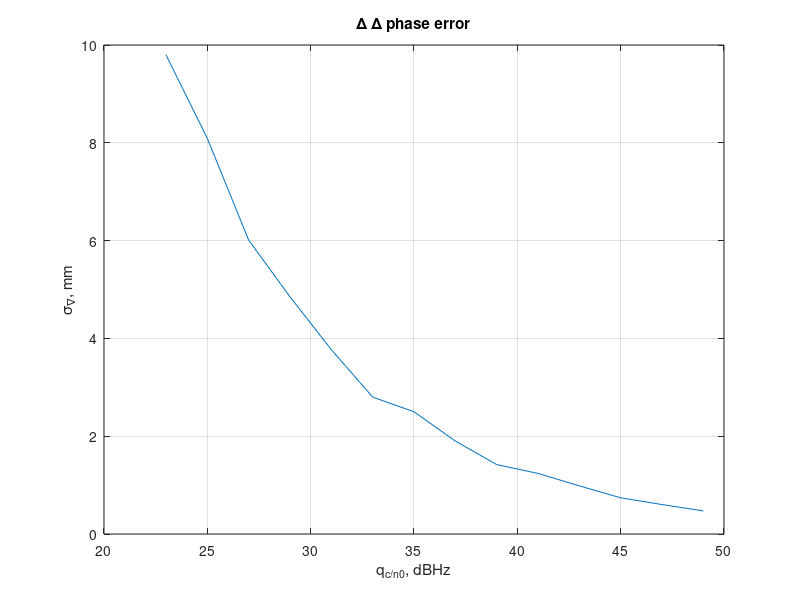

Reproduce this figure in MATLAB.
qcno_ComErr =...
    [23     25     27   29     31      33   35     37      39      41      43      45      47      49];
ComErr = ...        
    [9.798  8.09   6.01 4.85   3.77    2.8  2.5    1.9     1.42    1.239   0.9846  0.74    0.6024  0.471863]; % mm 1 sigma

figure(999)
plot(qcno_ComErr, ComErr);
xlabel('q_{c/n0}, dBHz')
ylabel('\sigma_{\nabla}, mm')
title('\Delta \Delta phase error')
grid on